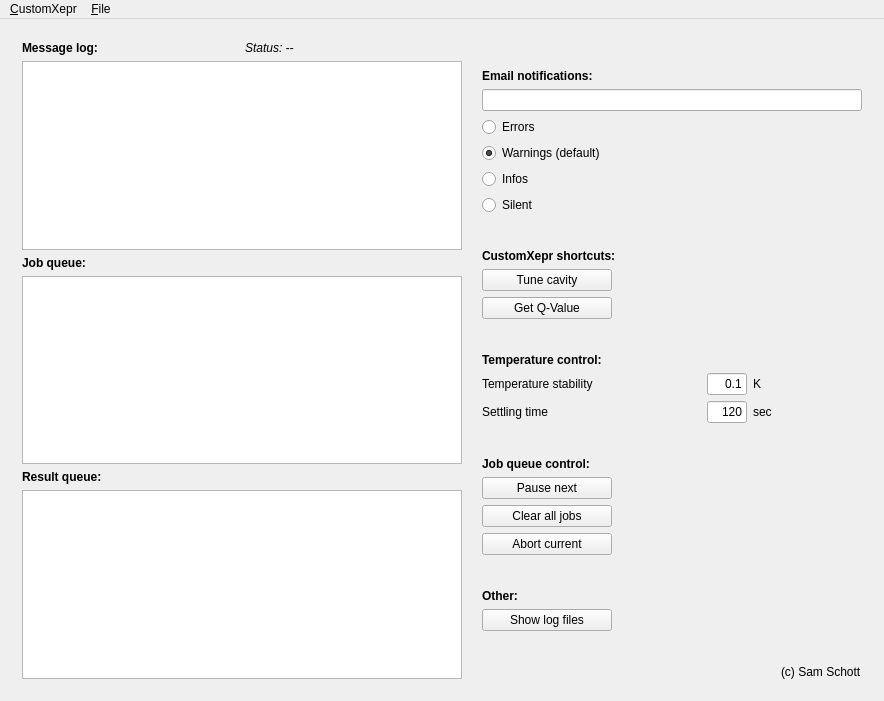
<?xml version="1.0" encoding="UTF-8"?>
<ui version="4.0">
 <class>MainWindow</class>
 <widget class="QMainWindow" name="MainWindow">
  <property name="geometry">
   <rect>
    <x>0</x>
    <y>0</y>
    <width>884</width>
    <height>701</height>
   </rect>
  </property>
  <property name="windowTitle">
   <string>CustomXepr</string>
  </property>
  <widget class="QWidget" name="centralwidget">
   <layout class="QGridLayout" name="gridLayout">
    <property name="leftMargin">
     <number>22</number>
    </property>
    <property name="topMargin">
     <number>22</number>
    </property>
    <property name="rightMargin">
     <number>22</number>
    </property>
    <property name="bottomMargin">
     <number>22</number>
    </property>
    <item row="0" column="0">
     <widget class="QSplitter" name="splitter">
      <property name="orientation">
       <enum>Qt::Horizontal</enum>
      </property>
      <property name="handleWidth">
       <number>0</number>
      </property>
      <property name="childrenCollapsible">
       <bool>true</bool>
      </property>
      <widget class="QWidget" name="layoutWidget">
       <layout class="QGridLayout" name="gridLayout1">
        <property name="rightMargin">
         <number>10</number>
        </property>
        <item row="2" column="0" colspan="2">
         <widget class="QLabel" name="label_2">
          <property name="font">
           <font>
            <weight>75</weight>
            <bold>true</bold>
           </font>
          </property>
          <property name="text">
           <string>Job queue:</string>
          </property>
         </widget>
        </item>
        <item row="4" column="0" colspan="2">
         <widget class="QLabel" name="label_4">
          <property name="font">
           <font>
            <weight>75</weight>
            <bold>true</bold>
           </font>
          </property>
          <property name="text">
           <string>Result queue:</string>
          </property>
         </widget>
        </item>
        <item row="0" column="1">
         <widget class="QLabel" name="statusField">
          <property name="font">
           <font>
            <italic>true</italic>
           </font>
          </property>
          <property name="text">
           <string>Status: --</string>
          </property>
         </widget>
        </item>
        <item row="1" column="0" colspan="2">
         <widget class="QTreeView" name="messageLogDisplay">
          <property name="alternatingRowColors">
           <bool>true</bool>
          </property>
         </widget>
        </item>
        <item row="3" column="0" colspan="2">
         <widget class="QTreeView" name="jobQueueDisplay">
          <property name="contextMenuPolicy">
           <enum>Qt::ActionsContextMenu</enum>
          </property>
          <property name="alternatingRowColors">
           <bool>true</bool>
          </property>
          <property name="selectionMode">
           <enum>QAbstractItemView::ExtendedSelection</enum>
          </property>
         </widget>
        </item>
        <item row="0" column="0">
         <widget class="QLabel" name="label_1">
          <property name="font">
           <font>
            <weight>75</weight>
            <bold>true</bold>
           </font>
          </property>
          <property name="text">
           <string>Message log:</string>
          </property>
         </widget>
        </item>
        <item row="5" column="0" colspan="2">
         <widget class="QTreeView" name="resultQueueDisplay">
          <property name="contextMenuPolicy">
           <enum>Qt::ActionsContextMenu</enum>
          </property>
          <property name="alternatingRowColors">
           <bool>true</bool>
          </property>
          <property name="selectionMode">
           <enum>QAbstractItemView::ExtendedSelection</enum>
          </property>
         </widget>
        </item>
       </layout>
      </widget>
      <widget class="QWidget" name="layoutWidget_2">
       <layout class="QGridLayout" name="gridLayout_2" columnstretch="2,0,0">
        <property name="leftMargin">
         <number>10</number>
        </property>
        <item row="9" column="0" colspan="3" alignment="Qt::AlignLeft">
         <widget class="QPushButton" name="tuneButton">
          <property name="minimumSize">
           <size>
            <width>130</width>
            <height>0</height>
           </size>
          </property>
          <property name="text">
           <string>Tune cavity</string>
          </property>
         </widget>
        </item>
        <item row="13" column="1" alignment="Qt::AlignRight">
         <widget class="QLineEdit" name="lineEditT_tolerance">
          <property name="sizePolicy">
           <sizepolicy hsizetype="Preferred" vsizetype="Fixed">
            <horstretch>0</horstretch>
            <verstretch>0</verstretch>
           </sizepolicy>
          </property>
          <property name="minimumSize">
           <size>
            <width>35</width>
            <height>0</height>
           </size>
          </property>
          <property name="maximumSize">
           <size>
            <width>40</width>
            <height>16777215</height>
           </size>
          </property>
          <property name="baseSize">
           <size>
            <width>0</width>
            <height>0</height>
           </size>
          </property>
          <property name="text">
           <string>0.1</string>
          </property>
          <property name="alignment">
           <set>Qt::AlignRight|Qt::AlignTrailing|Qt::AlignVCenter</set>
          </property>
         </widget>
        </item>
        <item row="2" column="0" colspan="3">
         <widget class="QLineEdit" name="lineEditEmailList">
          <property name="sizePolicy">
           <sizepolicy hsizetype="Preferred" vsizetype="Fixed">
            <horstretch>0</horstretch>
            <verstretch>0</verstretch>
           </sizepolicy>
          </property>
         </widget>
        </item>
        <item row="4" column="0" colspan="3">
         <widget class="QRadioButton" name="radioButtonWarningMail">
          <property name="text">
           <string>Warnings (default)</string>
          </property>
          <property name="checked">
           <bool>true</bool>
          </property>
         </widget>
        </item>
        <item row="7" column="0" colspan="3">
         <spacer name="verticalSpacer">
          <property name="orientation">
           <enum>Qt::Vertical</enum>
          </property>
          <property name="sizeType">
           <enum>QSizePolicy::Maximum</enum>
          </property>
          <property name="sizeHint" stdset="0">
           <size>
            <width>20</width>
            <height>40</height>
           </size>
          </property>
         </spacer>
        </item>
        <item row="14" column="0">
         <widget class="QLabel" name="label_6">
          <property name="sizePolicy">
           <sizepolicy hsizetype="Expanding" vsizetype="Preferred">
            <horstretch>0</horstretch>
            <verstretch>0</verstretch>
           </sizepolicy>
          </property>
          <property name="maximumSize">
           <size>
            <width>100</width>
            <height>16777215</height>
           </size>
          </property>
          <property name="text">
           <string>Settling time</string>
          </property>
         </widget>
        </item>
        <item row="0" column="0" colspan="3">
         <spacer name="verticalSpacer_5">
          <property name="orientation">
           <enum>Qt::Vertical</enum>
          </property>
          <property name="sizeType">
           <enum>QSizePolicy::Maximum</enum>
          </property>
          <property name="sizeHint" stdset="0">
           <size>
            <width>20</width>
            <height>40</height>
           </size>
          </property>
         </spacer>
        </item>
        <item row="12" column="0" colspan="3">
         <widget class="QLabel" name="label_3">
          <property name="font">
           <font>
            <weight>75</weight>
            <bold>true</bold>
           </font>
          </property>
          <property name="text">
           <string>Temperature control:</string>
          </property>
         </widget>
        </item>
        <item row="13" column="0">
         <widget class="QLabel" name="label_5">
          <property name="sizePolicy">
           <sizepolicy hsizetype="Expanding" vsizetype="Preferred">
            <horstretch>0</horstretch>
            <verstretch>0</verstretch>
           </sizepolicy>
          </property>
          <property name="minimumSize">
           <size>
            <width>150</width>
            <height>21</height>
           </size>
          </property>
          <property name="maximumSize">
           <size>
            <width>100</width>
            <height>16777215</height>
           </size>
          </property>
          <property name="text">
           <string>Temperature stability</string>
          </property>
         </widget>
        </item>
        <item row="5" column="0" colspan="3">
         <widget class="QRadioButton" name="radioButtonInfoMail">
          <property name="text">
           <string>Infos</string>
          </property>
         </widget>
        </item>
        <item row="13" column="2" alignment="Qt::AlignLeft">
         <widget class="QLabel" name="label_11">
          <property name="text">
           <string>K</string>
          </property>
         </widget>
        </item>
        <item row="1" column="0" colspan="3">
         <widget class="QLabel" name="label">
          <property name="sizePolicy">
           <sizepolicy hsizetype="Preferred" vsizetype="Preferred">
            <horstretch>0</horstretch>
            <verstretch>0</verstretch>
           </sizepolicy>
          </property>
          <property name="font">
           <font>
            <weight>75</weight>
            <bold>true</bold>
           </font>
          </property>
          <property name="text">
           <string>Email notifications:</string>
          </property>
         </widget>
        </item>
        <item row="6" column="0" colspan="3">
         <widget class="QRadioButton" name="radioButtonNoMail">
          <property name="text">
           <string>Silent</string>
          </property>
         </widget>
        </item>
        <item row="18" column="0" colspan="3" alignment="Qt::AlignLeft">
         <widget class="QPushButton" name="clearButton">
          <property name="minimumSize">
           <size>
            <width>130</width>
            <height>0</height>
           </size>
          </property>
          <property name="text">
           <string>Clear all jobs</string>
          </property>
         </widget>
        </item>
        <item row="3" column="0" colspan="3">
         <widget class="QRadioButton" name="radioButtonErrorMail">
          <property name="text">
           <string>Errors</string>
          </property>
         </widget>
        </item>
        <item row="19" column="0" colspan="3" alignment="Qt::AlignLeft">
         <widget class="QPushButton" name="abortButton">
          <property name="minimumSize">
           <size>
            <width>130</width>
            <height>0</height>
           </size>
          </property>
          <property name="text">
           <string>Abort current</string>
          </property>
         </widget>
        </item>
        <item row="20" column="0" colspan="3">
         <spacer name="verticalSpacer_4">
          <property name="orientation">
           <enum>Qt::Vertical</enum>
          </property>
          <property name="sizeHint" stdset="0">
           <size>
            <width>20</width>
            <height>40</height>
           </size>
          </property>
         </spacer>
        </item>
        <item row="15" column="0" colspan="3">
         <spacer name="verticalSpacer_2">
          <property name="orientation">
           <enum>Qt::Vertical</enum>
          </property>
          <property name="sizeType">
           <enum>QSizePolicy::Maximum</enum>
          </property>
          <property name="sizeHint" stdset="0">
           <size>
            <width>20</width>
            <height>40</height>
           </size>
          </property>
         </spacer>
        </item>
        <item row="14" column="1" alignment="Qt::AlignRight">
         <widget class="QLineEdit" name="lineEditT_settling">
          <property name="sizePolicy">
           <sizepolicy hsizetype="Preferred" vsizetype="Fixed">
            <horstretch>0</horstretch>
            <verstretch>0</verstretch>
           </sizepolicy>
          </property>
          <property name="minimumSize">
           <size>
            <width>35</width>
            <height>0</height>
           </size>
          </property>
          <property name="maximumSize">
           <size>
            <width>40</width>
            <height>16777215</height>
           </size>
          </property>
          <property name="font">
           <font>
            <weight>50</weight>
            <bold>false</bold>
           </font>
          </property>
          <property name="layoutDirection">
           <enum>Qt::LeftToRight</enum>
          </property>
          <property name="text">
           <string>120</string>
          </property>
          <property name="alignment">
           <set>Qt::AlignRight|Qt::AlignTrailing|Qt::AlignVCenter</set>
          </property>
         </widget>
        </item>
        <item row="23" column="0" colspan="3">
         <spacer name="verticalSpacer_3">
          <property name="orientation">
           <enum>Qt::Vertical</enum>
          </property>
          <property name="sizeHint" stdset="0">
           <size>
            <width>20</width>
            <height>40</height>
           </size>
          </property>
         </spacer>
        </item>
        <item row="21" column="0" colspan="3">
         <widget class="QLabel" name="label_8">
          <property name="font">
           <font>
            <weight>75</weight>
            <bold>true</bold>
           </font>
          </property>
          <property name="text">
           <string>Other:</string>
          </property>
         </widget>
        </item>
        <item row="16" column="0" colspan="3">
         <widget class="QLabel" name="label_7">
          <property name="font">
           <font>
            <weight>75</weight>
            <bold>true</bold>
           </font>
          </property>
          <property name="text">
           <string>Job queue control:</string>
          </property>
         </widget>
        </item>
        <item row="14" column="2" alignment="Qt::AlignLeft">
         <widget class="QLabel" name="label_12">
          <property name="text">
           <string>sec</string>
          </property>
         </widget>
        </item>
        <item row="17" column="0" colspan="3" alignment="Qt::AlignLeft">
         <widget class="QPushButton" name="pauseButton">
          <property name="minimumSize">
           <size>
            <width>130</width>
            <height>0</height>
           </size>
          </property>
          <property name="text">
           <string>Pause next</string>
          </property>
         </widget>
        </item>
        <item row="22" column="0" colspan="3" alignment="Qt::AlignLeft">
         <widget class="QPushButton" name="pushButtonLogFiles">
          <property name="sizePolicy">
           <sizepolicy hsizetype="Minimum" vsizetype="Fixed">
            <horstretch>0</horstretch>
            <verstretch>0</verstretch>
           </sizepolicy>
          </property>
          <property name="minimumSize">
           <size>
            <width>130</width>
            <height>0</height>
           </size>
          </property>
          <property name="text">
           <string>Show log files</string>
          </property>
         </widget>
        </item>
        <item row="24" column="0" colspan="3" alignment="Qt::AlignRight">
         <widget class="QLabel" name="label_9">
          <property name="text">
           <string>(c) Sam Schott</string>
          </property>
         </widget>
        </item>
        <item row="10" column="0" colspan="3" alignment="Qt::AlignLeft">
         <widget class="QPushButton" name="qValueButton">
          <property name="minimumSize">
           <size>
            <width>130</width>
            <height>0</height>
           </size>
          </property>
          <property name="text">
           <string>Get Q-Value</string>
          </property>
         </widget>
        </item>
        <item row="8" column="0" colspan="3">
         <widget class="QLabel" name="label_10">
          <property name="font">
           <font>
            <weight>75</weight>
            <bold>true</bold>
           </font>
          </property>
          <property name="text">
           <string>CustomXepr shortcuts:</string>
          </property>
         </widget>
        </item>
        <item row="11" column="0" colspan="3">
         <spacer name="verticalSpacer_6">
          <property name="orientation">
           <enum>Qt::Vertical</enum>
          </property>
          <property name="sizeHint" stdset="0">
           <size>
            <width>20</width>
            <height>40</height>
           </size>
          </property>
         </spacer>
        </item>
       </layout>
      </widget>
     </widget>
    </item>
   </layout>
  </widget>
  <widget class="QMenuBar" name="menubar">
   <property name="geometry">
    <rect>
     <x>0</x>
     <y>0</y>
     <width>884</width>
     <height>22</height>
    </rect>
   </property>
   <widget class="QMenu" name="menu_CustomXepr">
    <property name="geometry">
     <rect>
      <x>93</x>
      <y>99</y>
      <width>160</width>
      <height>96</height>
     </rect>
    </property>
    <property name="title">
     <string>&amp;CustomXepr</string>
    </property>
    <addaction name="action_About"/>
    <addaction name="separator"/>
    <addaction name="action_Exit"/>
   </widget>
   <widget class="QMenu" name="menu_Files">
    <property name="title">
     <string>&amp;File</string>
    </property>
    <addaction name="actionShow_log_files"/>
   </widget>
   <addaction name="menu_CustomXepr"/>
   <addaction name="menu_Files"/>
  </widget>
  <action name="action_About">
   <property name="text">
    <string> &amp;About CustomXepr</string>
   </property>
  </action>
  <action name="action_Exit">
   <property name="text">
    <string> &amp;Exit</string>
   </property>
  </action>
  <action name="actionShow_log_files">
   <property name="text">
    <string>Show log files</string>
   </property>
  </action>
 </widget>
 <resources/>
 <connections/>
</ui>
